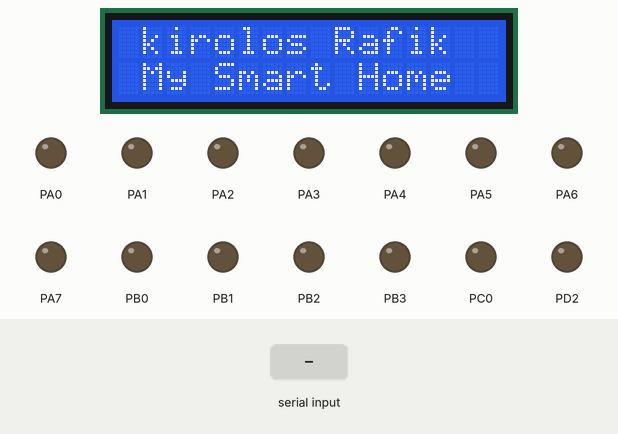
Recording of a program running on a simulated ATmega32, built with avr-gcc and emulated at 16 MHz. On the bench: 16×2 character LCD, output pins drawn as LEDs (lit = HIGH). Wiring (inferred from the names in the program): character LCD (HD44780): RS PC1; R/W PC2; E PC3; data PC4, PC5, PC6, PC7. The inputs (shaded band) are chosen by the test bench. Pins used as bus, display or sensor lines are not drawn.

Above: at 1.2 s.
1.3 s: "1" received over Serial
At 2.5 s:
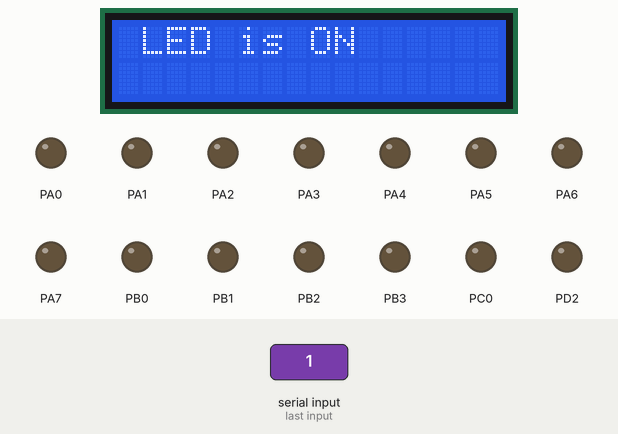
2.8 s: "2" received over Serial
At 4.0 s:
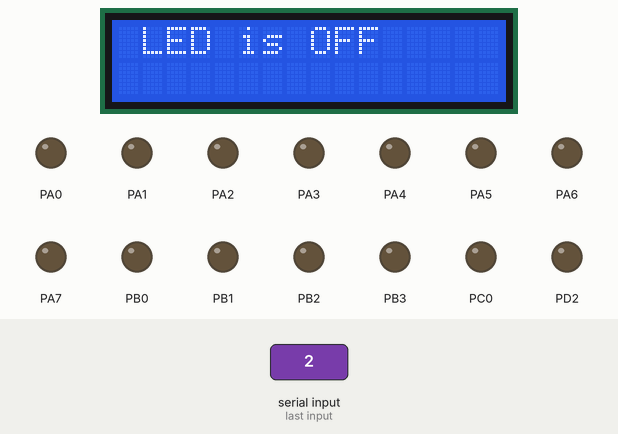
4.3 s: "3" received over Serial
At 5.5 s:
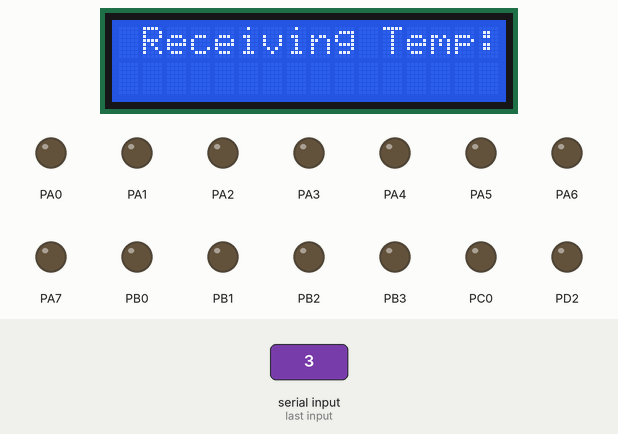
5.9 s: "s" received over Serial
At 6.8 s:
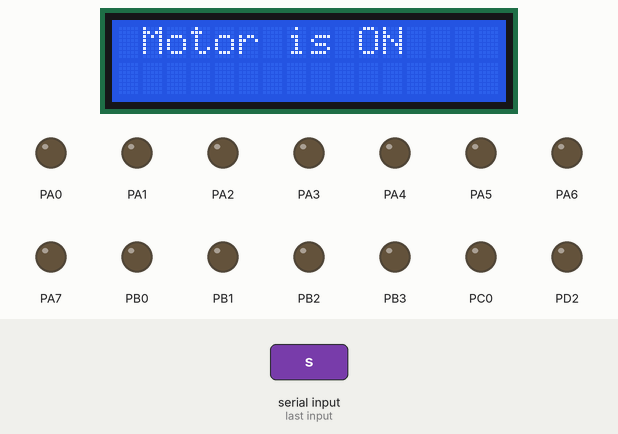
7.4 s: "e" received over Serial
At 8.2 s:
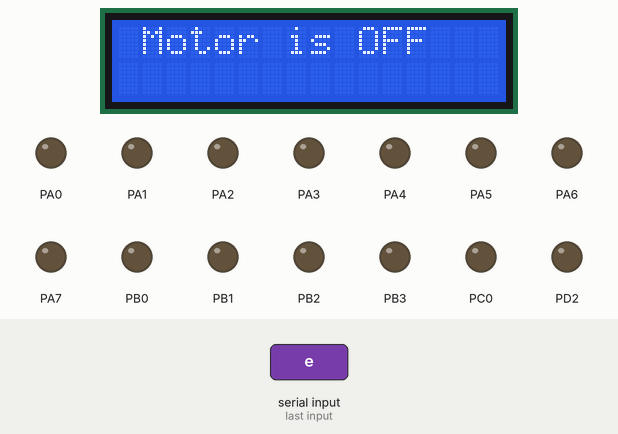
Timing chart, 0 to 10.0 s (numbered marks = the images above; inputs shaded):
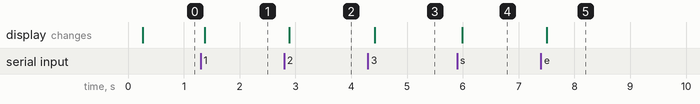

The program:

main.c
```c
/*
 * Master Smart Home.c
 *
 * Created: 3/12/2021 2:38:06 PM
 * Author : Kero
 */

#include <avr/io.h>
#define F_CPU 16000000UL
#include <util/delay.h>
#include "UART.h"
#include "LCD.h"
#include "SPI.h"


int main(void)
{
	/* Replace with your application code */
	DIO_Init();
	LCD_Init();
	SPI_Init('M');
	Slave_EN();
	Uart_Init();

	LCD_StartPOS(1,1);
	LCD_String("kirolos Rafik ");
	LCD_StartPOS(2,1);
	LCD_String("My Smart Home ");


	while (1)
	{

		switch (UartReceive())
		{
			case '1':
			SPI_Write('1');
			LCD_CMD(0x01);//clear LCD
			LCD_StartPOS(1,1);
			LCD_String("LED is ON");
			break;
			case '2':
			SPI_Write('2');
			LCD_CMD(0x01);//clear LCD
			LCD_StartPOS(1,1);
			LCD_String("LED is OFF");
			break;
			case '3':
			SPI_Write('3');
			LCD_CMD(0x01);//clear LCD
			LCD_StartPOS(1,1);
			LCD_String("Receiving Temp:");
			break;
			case 's':
			SPI_Write('s');
			LCD_CMD(0x01);//clear LCD
			LCD_StartPOS(1,1);
			LCD_String("Motor is ON");
			break;
			case 'e':
			SPI_Write('s');
			LCD_CMD(0x01);//clear LCD
			LCD_StartPOS(1,1);
			LCD_String("Motor is OFF");
			break;
			case '+':
			SPI_Write('+');
			break;
			case '-':
			SPI_Write('-');
			break;
		}
	}
}
```

SPI.c
```c
/*
 * SPI.c
 *
 * Created: 3/12/2021 2:51:29 PM
 *  Author: Kero
 */
#include "SPI.h"

void SPI_Init (unsigned char status)
{
	switch(status)
	{
		case 'M':
		SPIDDR |= (1<<SS)|(1<<MOSI)|(1<<SCK);
		SPIDDR &=~ (1<<MISO);
		SPCR |=(1<<MSTR)|(1<<SPE);
		Slave_DIS();
		break;
		case 'S':
		SPIDDR &=~ (1<<SS)|(1<<MOSI)|(1<<SCK);
		SPIDDR |= (1<<MISO);
		SPCR |= (1<<SPE);
		break;
	}

}
unsigned char SPI_TxRx(unsigned char data)
{
	SPDR = data;
	while(!(SPSR & (1<<SPIF)));   //waiting for reading data
	return SPDR;
}
void SPI_Write(char data)		/* SPI write data function */
{
	char flush_buffer;
	SPDR = data;			    /* Write data to SPI data register */
	while(!(SPSR & (1<<SPIF)));	/* Wait till transmission complete */
	flush_buffer = SPDR;		/* Flush received data */
}
```

SPI.h
```c
/*
 * SPI.h
 *
 * Created: 3/12/2021 2:52:02 PM
 *  Author: Kero
 */


#ifndef SPI_H_
#define SPI_H_
#include <avr/io.h>
#define SPIPort PORTB
#define SPIDDR DDRB

#define SS 4
#define MOSI 5
#define MISO 6
#define SCK 7

#define Slave_EN() (SPIPort&=~(1<<SS))
#define Slave_DIS() (SPIPort|=(1<<SS))

void SPI_Init (unsigned char status);
unsigned char SPI_TxRx(unsigned char data);
void SPI_Write(char data);


#endif /* SPI_H_ */
```

Uart.c
```c
/*
 * Uart.c
 *
 * Created: 3/12/2021 2:53:46 PM
 *  Author: Kero
 */
#include "UART.h"

void Uart_Init()
{
	UCSRB|=(1<<RXEN)|(1<<TXEN);
	UCSRC|=(1<<URSEL)|(1<<UCSZ1)|(1<<UCSZ0);
	UBRRL = MYUBRR; //Low 8 bit
	UBRRH = (MYUBRR>>8);
}
void UartSend(unsigned char Data)
{
	while (!(UCSRA & (1<<UDRE)));
	UDR = Data;
}
unsigned char UartReceive()
{
	while (!(UCSRA & (1<<RXC)));
	return UDR;
}
void UartSendString (char*string)
{
	unsigned char i =0;
	while(string[i] !='\0')
	{
		UartSend(string[i]);
		i++;
	}
}
```

Uart.h
```c
/*
 * Uart.h
 *
 * Created: 3/12/2021 2:54:07 PM
 *  Author: Kero
 */


#ifndef UART_H_
#define UART_H_
#include <avr/io.h>
#define F_CPU 16000000UL
#define BAUDRATE 9600
//#ifndef DoubleSpeed
#define MYUBRR ((F_CPU / (16UL * BAUDRATE)) -1)
//#else
//#define MYUBRR ((F_CPU / (8UL * BAUDRATE)) -1)
//#endif

void Uart_Init();
void UartSend(unsigned char Data);
unsigned char UartReceive();
void UartSendString (char*string);

#endif /* UART_H_ */
```

LCD.c
```c
/*
 * LCD.c
 *
 * Created: 3/12/2021 2:49:51 PM
 *  Author: Kero
 */
#define F_CPU 16000000UL
#include <util/delay.h>
#include "LCD.h"
void LCD_Init()
{
	DIO_Init();
	_delay_ms(20);
	LCD_CMD(0x33);
	_delay_us(200);
	LCD_CMD(0x32);
	LCD_CMD(0x28);//set function
	LCD_CMD(0x06);//Entery mode
	LCD_CMD(0x0c);//display on
	LCD_CMD(0x01);//clear
}

void LCD_CMD(Uint8 Cmd)
{
	Uint8 SendCmd;
	//send high nipple 3
	SendCmd = (LCD_DataReg & 0x0F)|(Cmd & 0xF0);
	DIO_writePort (LCD_DataPort,SendCmd);
	DIO_write(LCD_RS,STD_Low);
	DIO_write(LCD_E,STD_High);
	_delay_us(50);
	DIO_write(LCD_E,STD_Low);
	//delay
	_delay_ms(5);
	//send low nipple  3
	SendCmd = (LCD_DataReg & 0x0F)|(Cmd << 4);
	DIO_writePort (LCD_DataPort,SendCmd);
	DIO_write(LCD_RS,STD_Low);
	DIO_write(LCD_E,STD_High);
	_delay_us(50);
	DIO_write(LCD_E,STD_Low);
	_delay_ms(2);
}

void LCD_Char(Uint8 Data)
{
	Uint8 SendData;
	//send high nipple 3
	SendData= (LCD_DataReg & 0x0F)|(Data & 0xF0);
	DIO_writePort (LCD_DataPort,SendData);
	DIO_write(LCD_RS,STD_High);
	DIO_write(LCD_E,STD_High);
	_delay_us(50);
	DIO_write(LCD_E,STD_Low);
	//delay
	_delay_ms(5);
	//send low nipple  3
	SendData = (LCD_DataReg & 0x0F)|(Data << 4);
	DIO_writePort (LCD_DataPort,SendData);
	DIO_write(LCD_RS,STD_High);
	DIO_write(LCD_E,STD_High);
	_delay_us(50);
	DIO_write(LCD_E,STD_Low);
	_delay_ms(2);
}
void LCD_String(char * string)
{
	Uint8 count=0;
	while(string[count]!='\0')
	{
		LCD_Char(string[count]);
		count++;
	}
}
void LCD_StartPOS(Uint8 line,Uint8 pos)
{
	switch (line)
	{
		Uint8 SendCmd;
		case 1:
		SendCmd = 0x80 | (pos & 0x0F);
		LCD_CMD(SendCmd);
		break;
		case 2:
		SendCmd = 0xC0 | (pos & 0x0F);
		LCD_CMD(SendCmd);
		break;
	}
}
```

LCD.h
```c
/*
 * LCD.h
 *
 * Created: 3/12/2021 2:50:07 PM
 *  Author: Kero
 */


#ifndef LCD_H_
#define LCD_H_

#include "DIO_CFG.h"

#define LCD_RS Dio_channelC1
#define LCD_RW Dio_channelC2
#define LCD_E Dio_channelC3

#define LCD_DataPort Dio_portC
#define LCD_ControlPort Dio_portC

#define LCD_DataReg PORTC_Reg
#define LCD_ControlReg PORTC_Reg

void LCD_Init();
void LCD_CMD(Uint8 Cmd);
void LCD_Char(Uint8 Data);
void LCD_String(char * string);
void LCD_StartPOS(Uint8 line,Uint8 pos);


#endif /* LCD_H_ */
```

Bit_Math.h
```c
/*
 * Bit_Math.h
 *
 * Created: 3/12/2021 2:41:50 PM
 *  Author: Kero
 */


#ifndef BIT_MATH_H_
#define BIT_MATH_H_

#define Set_Bit(Reg,Bit)  (Reg |= (1<<Bit))
#define Clear_Bit(Reg,Bit)  (Reg &=~ (1<<Bit))
#define Toggle_Bit(Reg,Bit)  (Reg ^= (1<<Bit))
#define Get_Bit(Reg,Bit)  ((Reg>>Bit) & 1)

#endif /* BIT_MATH_H_ */
```

DIO.c
```c
/*
 * DIO.c
 *
 * Created: 3/12/2021 2:45:02 PM
 *  Author: Kero
 */
#include "DIO.h"

void DIO_write (Dio_channelTybes ChannelId,STD_LevelTypes Level1)
{
	Dio_portTybes portx = ChannelId / 8;
	Dio_channelTybes BitNumber = ChannelId % 8;
	switch (portx)
	{
		case Dio_PORTA:
		if (Level1 == STD_High)
		{
			Set_Bit(PORTA_Reg,BitNumber);
		}
		else
		{
			Clear_Bit(PORTA_Reg,BitNumber);
		}
		break;
		case Dio_portB:
		if (Level1 == STD_High)
		{
			Set_Bit(PORTB_Reg,BitNumber);
		}
		else
		{
			Clear_Bit(PORTB_Reg,BitNumber);
		}
		break;
		case Dio_portC:
		if (Level1 == STD_High)
		{
			Set_Bit(PORTC_Reg,BitNumber);
		}
		else
		{
			Clear_Bit(PORTC_Reg,BitNumber);
		}
		break;
		case Dio_portD:
		if (Level1 == STD_High)
		{
			Set_Bit(PORTD_Reg,BitNumber);
		}
		else
		{
			Clear_Bit(PORTD_Reg,BitNumber);
		}
		break;
	}
}
//write in LCD
void DIO_writePort (Dio_portTybes portId,Uint8 data)
{
	switch(portId)
	{
		case Dio_PORTA:
		PORTA_Reg = data;
		break;
		case Dio_portB:
		PORTB_Reg = data;
		break;
		case Dio_portC:
		PORTC_Reg = data;
		break;
		case Dio_portD:
		PORTD_Reg = data;
		break;
	}
}
```

DIO.h
```c
/*
 * DIO.h
 *
 * Created: 3/12/2021 2:45:41 PM
 *  Author: Kero
 */


#ifndef DIO_H_
#define DIO_H_

#include "BIT_MATH.h"
#include "STD_Types.h"
#include "DIO_Types.h"
#include "DIO_HW.h"

void DIO_write (Dio_channelTybes ChannelId,STD_LevelTypes Level1);
void DIO_writePort (Dio_portTybes portId,Uint8 data);

#endif /* DIO_H_ */
```

DIO_CFG.c
```c
/*
 * DIO_CFG.c
 *
 * Created: 3/12/2021 2:46:35 PM
 *  Author: Kero
 */
#include "DIO_CFG.h"

DIO_PinCFG ChannelCFG []= {
	//portA
	{Output,STD_High},
	{Output,STD_High},
	{Output,STD_High},
	{Output,STD_High},
	{Output,STD_High},
	{Output,STD_High},
	{Output,STD_High},
	{Output,STD_High},
	//portB
	{Output,STD_High},
	{Output,STD_High},
	{Output,STD_High},
	{Output,STD_High},
	{Output,STD_High},
	{Output,STD_High},
	{Output,STD_High},
	{Output,STD_High},
	//portC
	{Output,STD_High},
	{Output,STD_High},
	{Output,STD_High},
	{Output,STD_High},
	{Output,STD_High},
	{Output,STD_High},
	{Output,STD_High},
	{Output,STD_High},
	//portD
	{Output,STD_High},
	{Output,STD_High},
	{Output,STD_High},
	{Output,STD_High},
	{Output,STD_High},
	{Output,STD_High},
	{Output,STD_High},
	{Output,STD_High}
};
void DIO_Init ()
{
	Dio_portTybes portx;
	Dio_channelTybes BitNumber;
	Uint8 count;
	for (count=Dio_channelA0;count<PinCount;count++)
	{
		portx = count / 8;
		BitNumber = count % 8;
		switch (portx)
		{
			case Dio_PORTA:
			if (ChannelCFG [count].ChannelDir == Output)
			{
				Set_Bit(DDRA_Reg,BitNumber);
			}
			else
			{
				Clear_Bit(DDRA_Reg,BitNumber);
			}
			break;
			case Dio_portB:
			if (ChannelCFG [count].ChannelDir == Output)
			{
				Set_Bit(DDRB_Reg,BitNumber);
			}
			else
			{
				Clear_Bit(DDRB_Reg,BitNumber);
			}
			break;
			case Dio_portC:
			if (ChannelCFG [count].ChannelDir == Output)
			{
				Set_Bit(DDRC_Reg,BitNumber);
			}
			else
			{
				Clear_Bit(DDRC_Reg,BitNumber);
			}
			break;
			case Dio_portD:
			if (ChannelCFG [count].ChannelDir == Output)
			{
				Set_Bit(DDRD_Reg,BitNumber);
			}
			else
			{
				Clear_Bit(DDRD_Reg,BitNumber);
			}
			break;
		}
	}
}
```

DIO_CFG.h
```c
/*
 * DIO_CFG.h
 *
 * Created: 3/12/2021 2:47:15 PM
 *  Author: Kero
 */


#ifndef DIO_CFG_H_
#define DIO_CFG_H_

#include "DIO.h"

typedef struct
{
	Dio_Dir ChannelDir;
	STD_LevelTypes ChannelLevel;
}DIO_PinCFG;

#define PinCount 32

void DIO_Init (void);


#endif /* DIO_CFG_H_ */
```

DIO_HW.h
```c
/*
 * DIO_HW.h
 *
 * Created: 3/12/2021 2:48:03 PM
 *  Author: Kero
 */


#ifndef DIO_HW_H_
#define DIO_HW_H_

#define PORTA_Reg (*((volatile Uint8*)0x3B))
#define DDRA_Reg (*((volatile Uint8*)0x3A))
#define PINCA_Reg (*((volatile Uint8*)0x39))

#define PORTB_Reg (*((volatile Uint8*)0x38))
#define DDRB_Reg (*((volatile Uint8*)0x37))
#define PINB_Reg (*((volatile Uint8*)0x36))

#define PORTC_Reg (*((volatile Uint8*)0x35))
#define DDRC_Reg (*((volatile Uint8*)0x34))
#define PINC_Reg (*((volatile Uint8*)0x33))

#define PORTD_Reg (*((volatile Uint8*)0x32))
#define DDRD_Reg (*((volatile Uint8*)0x31))
#define PIND_Reg (*((volatile Uint8*)0x30))

#endif /* DIO_HW_H_ */
```

DIO_Types.h
```c
/*
 * DIO_Types.h
 *
 * Created: 3/12/2021 2:48:59 PM
 *  Author: Kero
 */


#ifndef DIO_TYPES_H_
#define DIO_TYPES_H_

typedef enum
{
	//portA
	Dio_channelA0=0,
	Dio_channelA1,
	Dio_channelA2,
	Dio_channelA3,
	Dio_channelA4,
	Dio_channelA5,
	Dio_channelA6,
	Dio_channelA7,
	//portB
	Dio_channelB0,
	Dio_channelB1,
	Dio_channelB2,
	Dio_channelB3,
	Dio_channelB4,
	Dio_channelB5,
	Dio_channelB6,
	Dio_channelB7,
	//portC
	Dio_channelC0,
	Dio_channelC1,
	Dio_channelC2,
	Dio_channelC3,
	Dio_channelC4,
	Dio_channelC5,
	Dio_channelC6,
	Dio_channelC7,
	//portD
	Dio_channelD0,
	Dio_channelD1,
	Dio_channelD2,
	Dio_channelD3,
	Dio_channelD4,
	Dio_channelD5,
	Dio_channelD6,
	Dio_channelD7
}Dio_channelTybes;

typedef enum
{
	Dio_PORTA=0,
	Dio_portB,
	Dio_portC,
	Dio_portD
}Dio_portTybes;

typedef enum
{
	Input=0,
	Output
}Dio_Dir;

#endif /* DIO_TYPES_H_ */
```

STD_Types.h
```c
/*
 * STD_Types.h
 *
 * Created: 3/12/2021 2:52:58 PM
 *  Author: Kero
 */


#ifndef STD_TYPES_H_
#define STD_TYPES_H_

typedef unsigned char Uint8;

typedef enum{
	STD_Low=0,
	STD_High
}STD_LevelTypes;

#endif /* STD_TYPES_H_ */
```

Measured:
- after the input at 1.3 s, the display: changes after 0.08 s (image 1)
- after the input at 2.8 s, the display: changes after 0.09 s (image 2)
- after the input at 4.3 s, the display: changes after 0.12 s (image 3)
- after the input at 5.9 s, the display: changes after 0.09 s (image 4)
- after the input at 7.4 s, the display: changes after 0.10 s (image 5)
